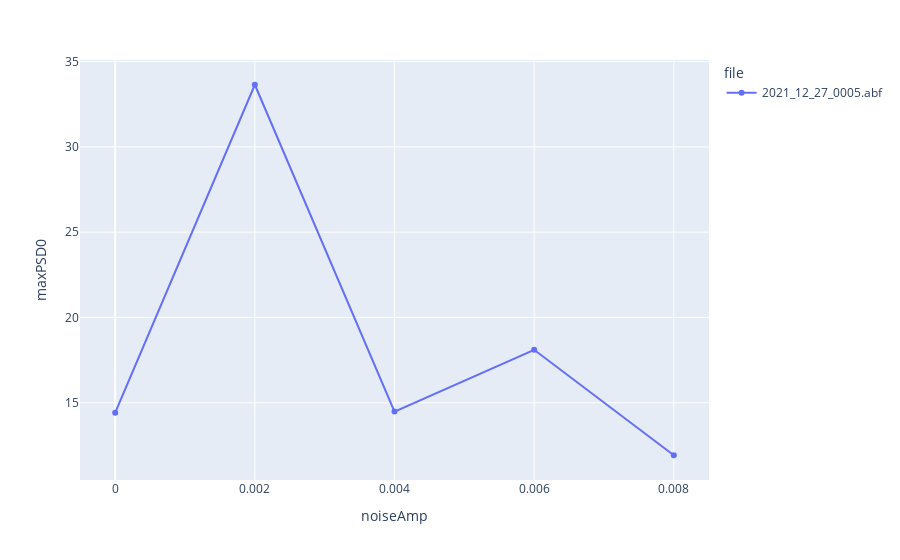

Notebook code for this chart:
### Code cell
# plot one
file = '2021_12_27_0005.abf'

dfPlot = dfMaster[ dfMaster['file']==file ]

fig = px.line(dfPlot, x=x, y=y, color='file', markers=True)
fig.show()

### Figure 1 — Plotly figure (JSON) as saved in the notebook; plotly's stock layout.template omitted (floating-point values rounded to 4 significant figures)
{"data": [{"hovertemplate": "file=2021_12_27_0005.abf<br>noiseAmp=%{x}<br>maxPSD0=%{y}<extra></extra>", "legendgroup": "2021_12_27_0005.abf", "line": {"color": "#636efa", "dash": "solid"}, "marker": {"symbol": "circle"}, "mode": "lines+markers", "name": "2021_12_27_0005.abf", "orientation": "v", "showlegend": true, "type": "scatter", "x": [0, 0.002, 0.004, 0.006, 0.008], "xaxis": "x", "y": [14.42, 33.64, 14.48, 18.11, 11.92], "yaxis": "y"}], "layout": {"legend": {"title": {"text": "file"}, "tracegroupgap": 0}, "margin": {"t": 60}, "xaxis": {"anchor": "y", "domain": [0, 1], "title": {"text": "noiseAmp"}}, "yaxis": {"anchor": "x", "domain": [0, 1], "title": {"text": "maxPSD0"}}}}
